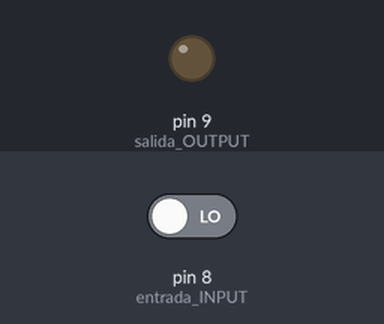
A sketch run on a simulated Arduino Uno, built with avr-gcc and run on an emulated ATmega328P. On the bench: output pins drawn as LEDs (lit = HIGH). Inputs (shaded band) come from the test bench; at power-on: pin 8 (entrada_INPUT) LOW. What the sketch prints to the serial monitor is not drawn.

Above: at 1.2 s.
1.3 s: pin 8 (entrada_INPUT) driven HIGH
At 2.4 s:
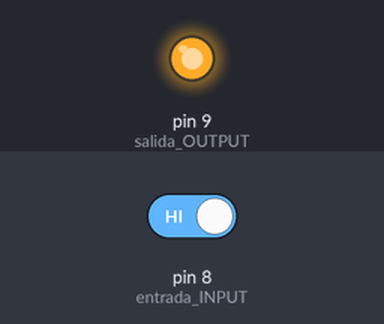
2.8 s: pin 8 (entrada_INPUT) driven LOW
At 3.6 s:
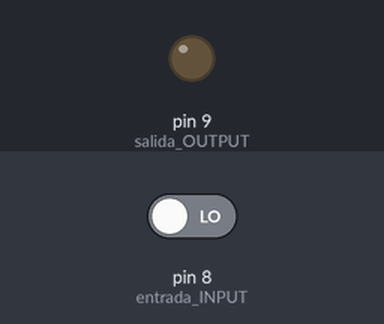
Timing chart, 0 to 5.8 s (numbered marks = the images above; inputs shaded):
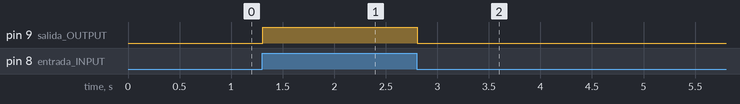

Measured:
- after the input at 1.3 s, pin 9 (salida_OUTPUT): LOW → HIGH at once
- after the input at 2.8 s, pin 9 (salida_OUTPUT): HIGH → LOW at once

The sketch:

Lectura_Entrada-Salida_Pin8.ino
```cpp
void setup() {
  // put your setup code here, to run once:
  pinMode(8, INPUT); //entrada INPUT
  pinMode(9, OUTPUT); //salida OUTPUT
  Serial.begin(9600);
}

void loop() {
  // put your main code here, to run repeatedly:
  int dato=0;
  dato = digitalRead(8); //guardar la condición de estado del pin 8
  Serial.println(dato);

  if(dato == 1){
  	digitalWrite(9,HIGH);

  }else{
  	digitalWrite(9,LOW);
  }
}
```
